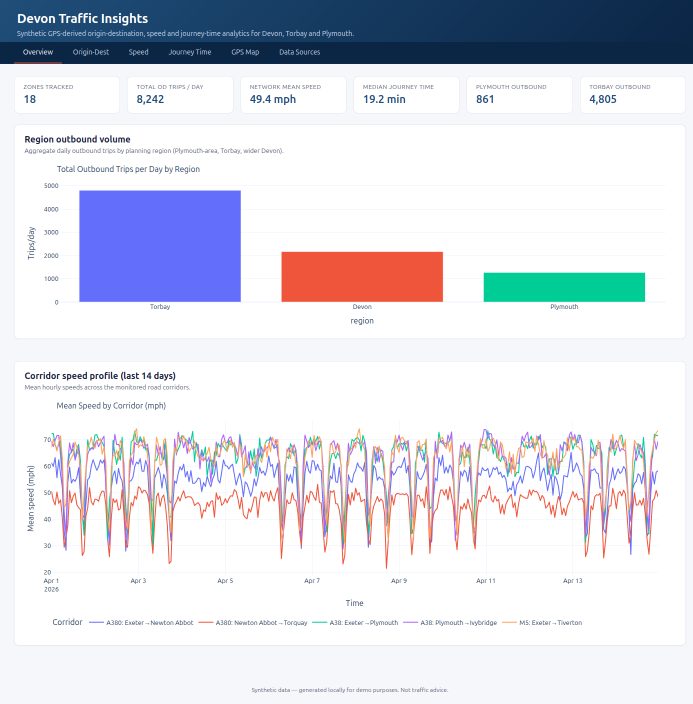
#> input picture screenshots/01-overview.png, 1385 x 1407 px (shown at 1/2 size)
$ python make_gif.py
#> lines starting #> are read from the running program, lines starting #| are printed output that depends on the picture
"""Compose the six dashboard screenshots into an animated GIF.

Each frame is resized to a uniform width, cropped to a consistent height so
the nav stays visually anchored, and written out with per-frame durations.

Usage:
    python scripts/make_gif.py
"""

from __future__ import annotations

from pathlib import Path

from PIL import Image


ROOT = Path(__file__).resolve().parents[1]
SHOTS = ROOT / "screenshots"
OUT_GIF = ROOT / "docs" / "dashboard.gif"

FRAMES = [
    ("01-overview.png", 2600),
    ("02-od.png",       2800),
    ("03-speed.png",    2800),
    ("04-journey.png",  2800),
    ("05-map.png",      2800),
    ("06-sources.png",  3200),
]

TARGET_W = 1100
TARGET_H = 800  # top crop


def load_frame(path: Path) -> Image.Image:
    img = Image.open(path).convert("RGB")
#> img is the input picture: PIL image 1385x1407 RGB; mean R, G, B 219.4, 220.9, 230
    ratio = TARGET_W / img.width
#> ratio = 0.794
    new_h = int(img.height * ratio)
#> new_h = 1117
    img = img.resize((TARGET_W, new_h), Image.LANCZOS)
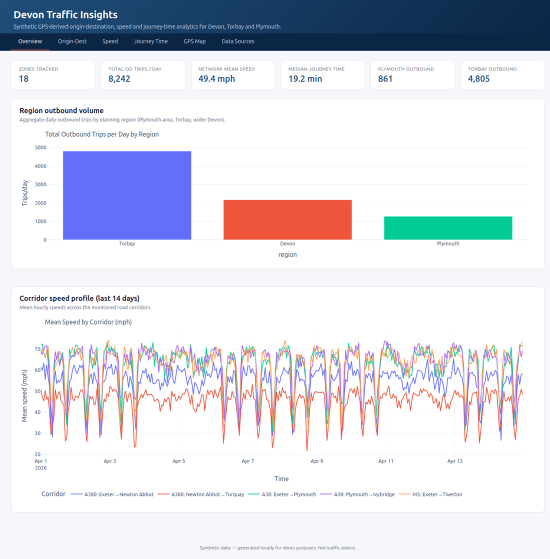
#> img: PIL image 1100x1117 RGB (shown at 1/2 size); mean R, G, B 219.2, 220.7, 229.8
    if img.height > TARGET_H:
        img = img.crop((0, 0, TARGET_W, TARGET_H))
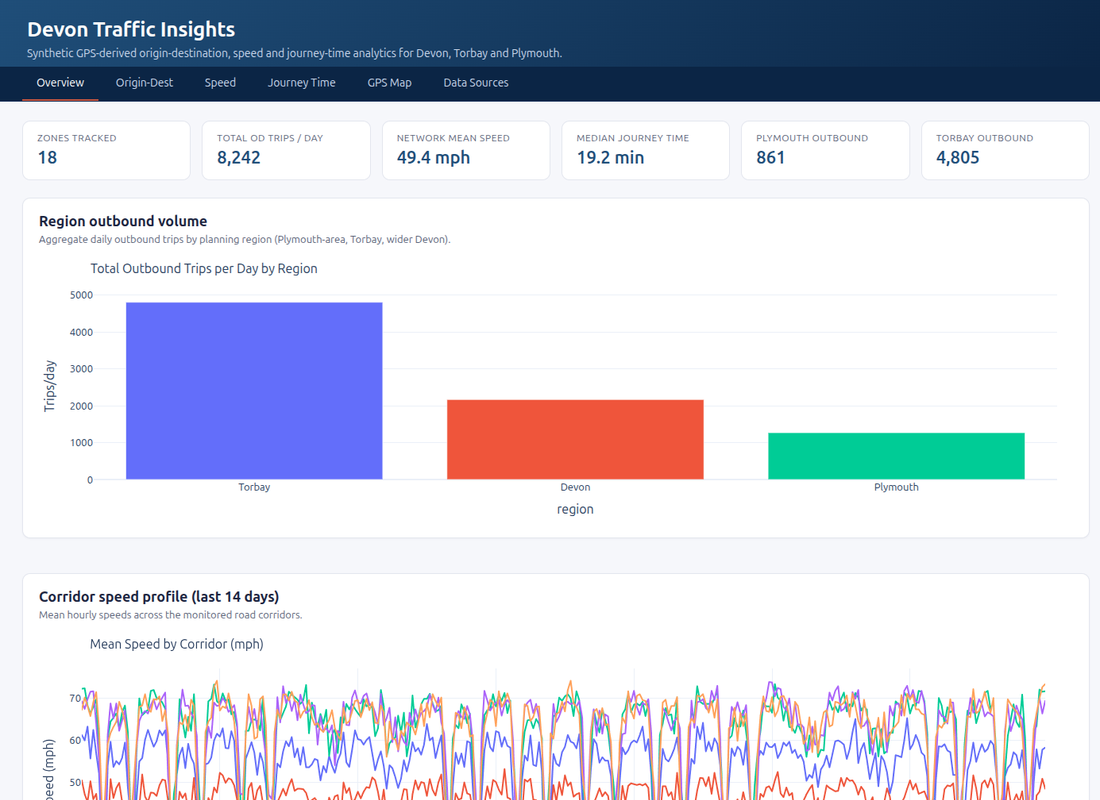
#> img: PIL image 1100x800 RGB; mean R, G, B 207.5, 210.5, 222.6
    else:
        canvas = Image.new("RGB", (TARGET_W, TARGET_H), (246, 247, 251))
        canvas.paste(img, (0, 0))
        img = canvas
    return img


def main() -> None:
    frames: list[Image.Image] = []
    durations: list[int] = []
    for fname, dur in FRAMES:
        p = SHOTS / fname
        if not p.exists():
            print(f"  skip (missing): {p}")
            continue
        frames.append(load_frame(p))
        durations.append(dur)
        print(f"  added {fname}  ({dur} ms)")
#> pass 2 of the loop in main, `for fname, dur in FRAMES:`:
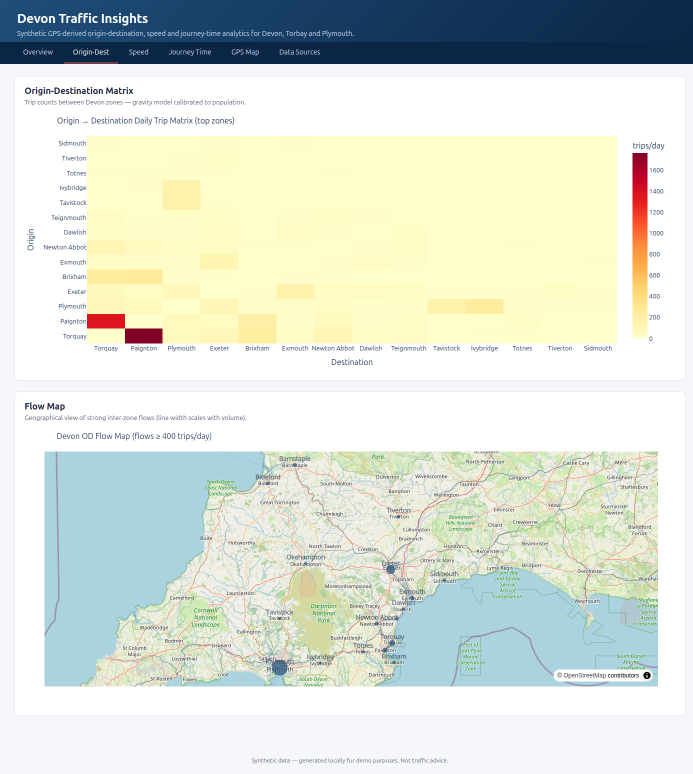
#> input picture screenshots/02-od.png, 1385 x 1548 px (shown at 1/2 size)
#> in load_frame, img is the input picture: PIL image 1385x1548 RGB; mean R, G, B 218, 224.7, 214.8
#> in load_frame (call 2), `img = img.crop((0, 0, TARGET_W, TARGET_H))`:
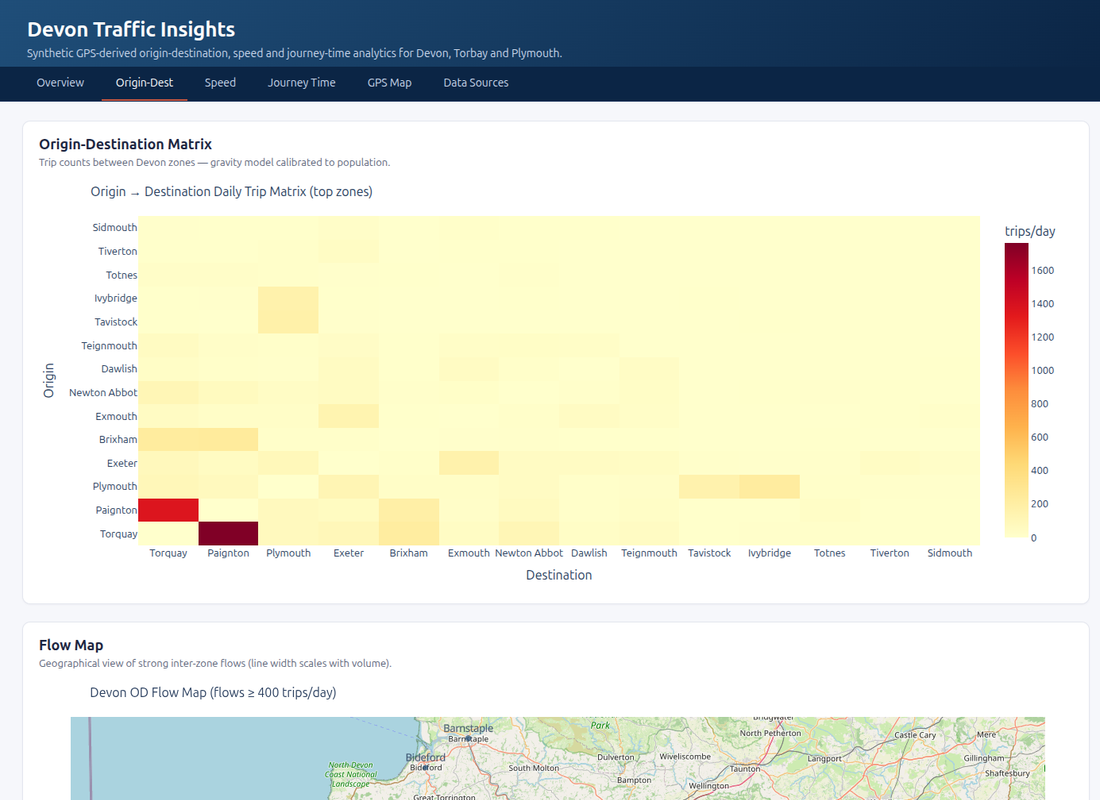
#> img: PIL image 1100x800 RGB; mean R, G, B 217.9, 221.8, 208.6
#> pass 3 of the loop in main, `for fname, dur in FRAMES:`:
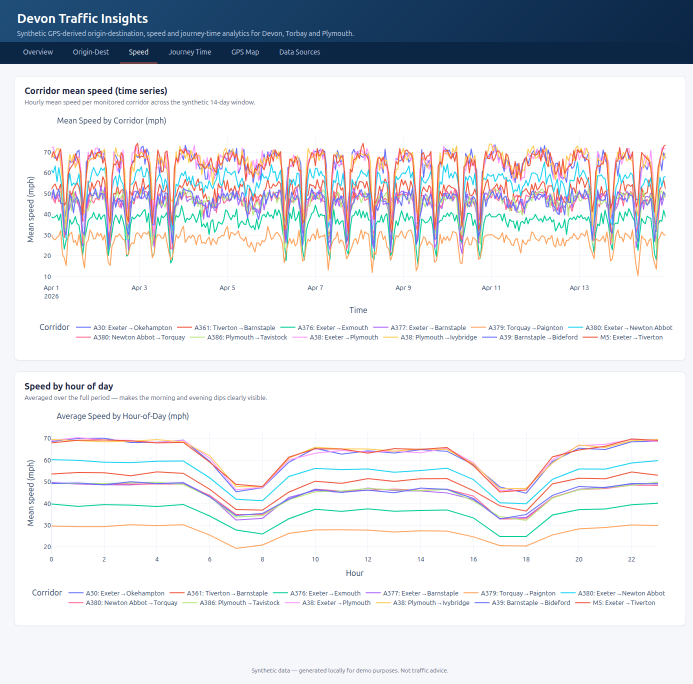
#> input picture screenshots/03-speed.png, 1385 x 1368 px (shown at 1/2 size)
#> in load_frame, img is the input picture: PIL image 1385x1368 RGB; mean R, G, B 224.2, 226.1, 230.7
#> in load_frame (call 3), `img = img.resize((TARGET_W, new_h), Image.LANCZOS)`:
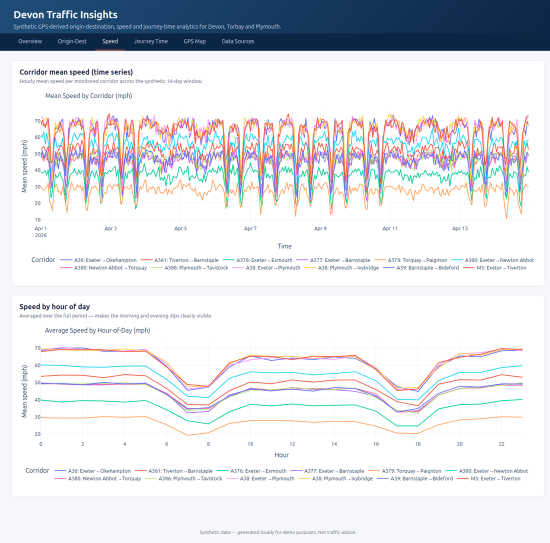
#> img: PIL image 1100x1086 RGB (shown at 1/2 size); mean R, G, B 223.9, 225.8, 230.4
#> in load_frame (call 3), `img = img.crop((0, 0, TARGET_W, TARGET_H))`:
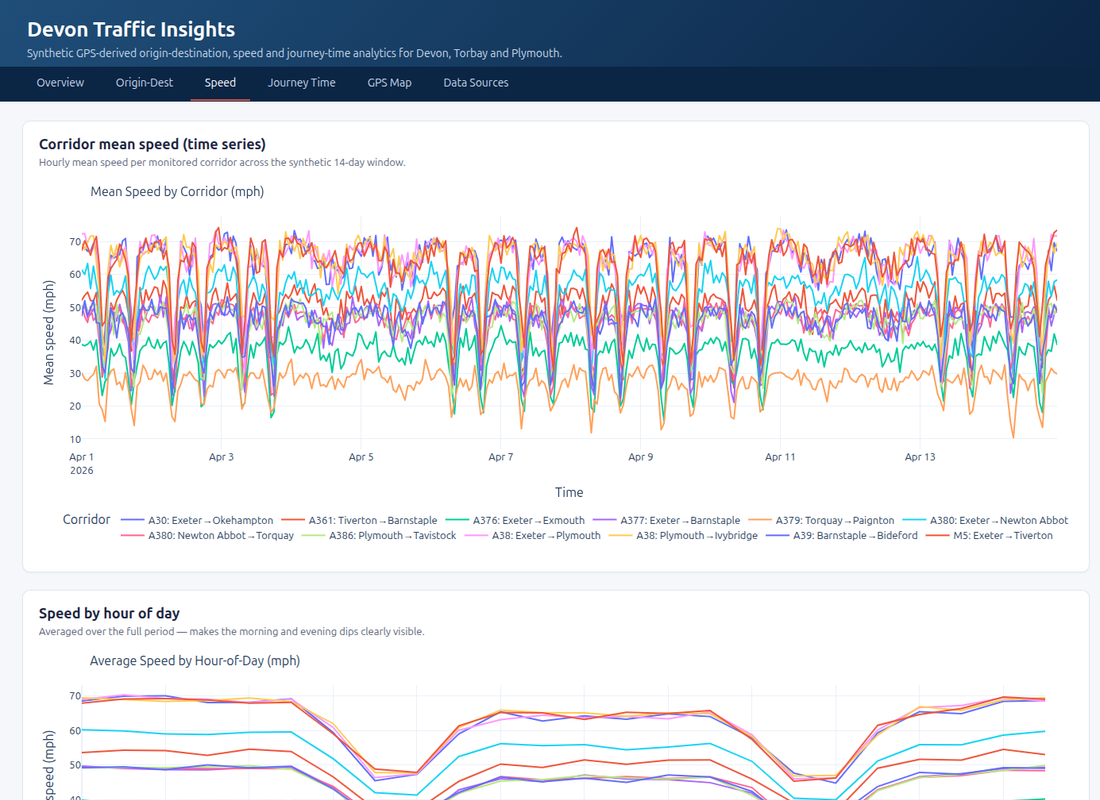
#> img: PIL image 1100x800 RGB; mean R, G, B 215.6, 217.8, 223.5
#> the loop made 6 passes; the first 3 are shown

    if not frames:
        raise SystemExit("No frames found — run the Playwright screenshot step first.")

    OUT_GIF.parent.mkdir(parents=True, exist_ok=True)
    frames[0].save(
        OUT_GIF,
        save_all=True,
        append_images=frames[1:],
        optimize=True,
        duration=durations,
        loop=0,
        disposal=2,
    )
    print(f"\nWrote {OUT_GIF}  ({OUT_GIF.stat().st_size / 1024:.1f} KB, {len(frames)} frames)")


if __name__ == "__main__":
    main()
